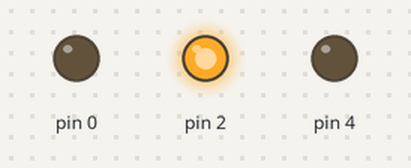
The sketch below on a simulated Arduino Uno, built with avr-gcc and run on an emulated ATmega328P. Parts: output pins drawn as LEDs (lit = HIGH).

Above: at 0.04 s.
At 0.99 s:
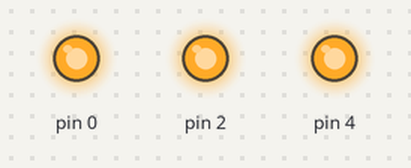
At 1.84 s:
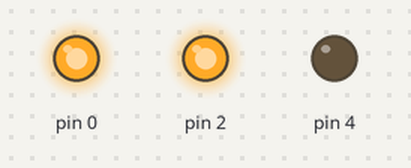
At 2.79 s:
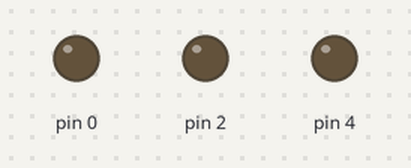
Timing chart, 0 to 3.1 s (numbered marks = the images above):
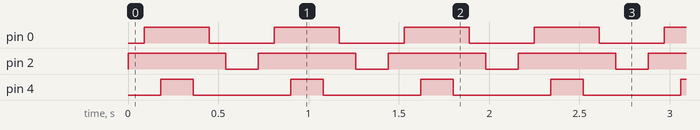

Measured:
- by itself, pin 0: alternates HIGH for 0.36 s and LOW for 0.36 s
- by itself, pin 2: alternates HIGH for 0.54 s and LOW for 0.18 s
- by itself, pin 4: alternates HIGH for 0.18 s and LOW for 0.54 s

The sketch:

Practica_2Extra.ino
```cpp
const int ledSize = 3;
int leds[ledSize];
bool onoff = true;
int n = 0, pausa=90;


void setup() {
  leds[0] = 2;
  leds[1] = 0;
  leds[2] = 4;
  for(int i = 0; i < ledSize; i++){
    pinMode(leds[i], OUTPUT);
  }
}

void loop() {
 if(onoff){
  digitalWrite(leds[n],HIGH);
  n++;
 } else {
  digitalWrite(leds[n],LOW);
  n--;
 }

 if(n >= ledSize){
  onoff=false;
 } else if (n<0) {
  onoff=true;
 }
 delay(pausa);
}
```
